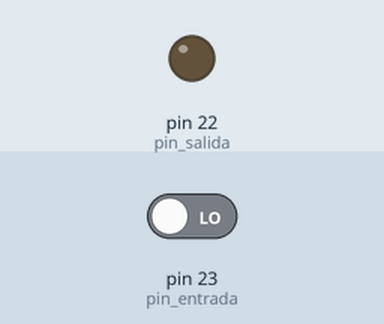
Simulated run of this sketch. Board: Arduino Mega 2560, built for the host (arithmetic inside an expression is 32-bit, double 64-bit). Shown: output pins drawn as LEDs (lit = HIGH). Inputs (shaded band) come from the test bench; at power-on: pin 23 (pin_entrada) LOW.

Above: at 1.2 s.
1.3 s: pin 23 (pin_entrada) driven HIGH
At 1.6 s:
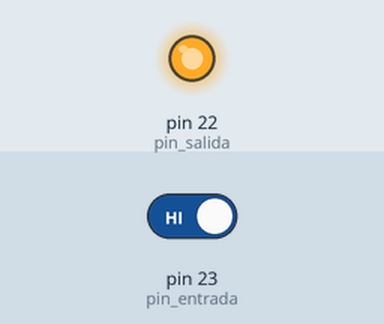
4.3 s: pin 23 (pin_entrada) driven LOW
At 5.1 s:
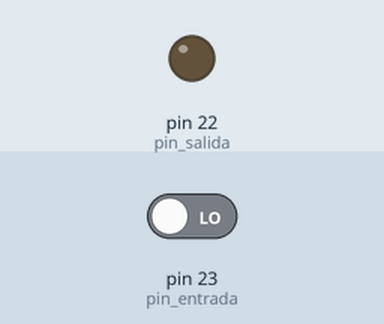
Timing chart, 0 to 7.3 s (numbered marks = the images above; inputs shaded):
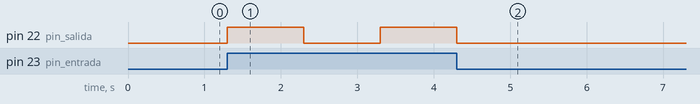

The sketch:

LedConPulsador.ino
```cpp
//Definicion de pines
int pin_entrada = 23;
int pin_salida = 22;

void setup(){
  pinMode(pin_entrada,INPUT_PULLDOWN);
  pinMode(pin_salida, OUTPUT);
}

void loop(){
  int v_state = digitalRead(pin_entrada);

  if(v_state == HIGH){
    digitalWrite(pin_salida, HIGH);
    delay(1000);
    digitalWrite(pin_salida, LOW);
    delay(1000);
  }
}
```

Measured:
- after the input at 1.3 s, pin 22 (pin_salida): LOW → HIGH at once, → LOW 1.0 s later, → HIGH 1.0 s later
- after the input at 4.3 s, pin 22 (pin_salida): goes on until 4.3 s, then stays LOW
